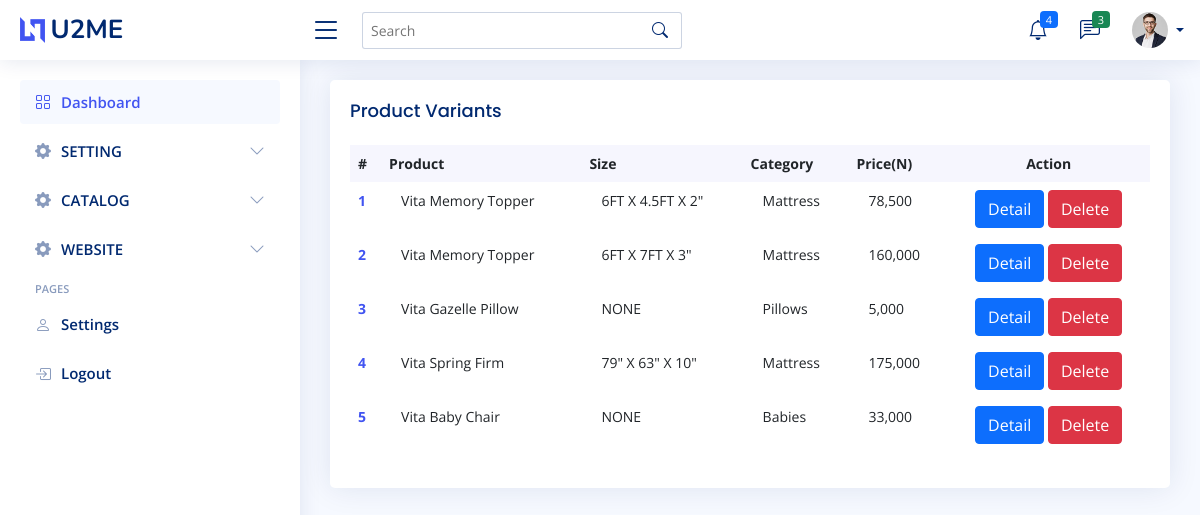
The page /catalog/product/variant/index on the database its author committed.
### catalog/models.py (models this page shows, shortened)
class ProductVariantModel(models.Model):
    product = models.ForeignKey(ProductModel, on_delete=models.CASCADE, related_name='variant')
    size = models.ForeignKey(ProductSizeModel, on_delete=models.CASCADE, null=True, blank=True)
    price = models.FloatField()
    main_view = models.FileField(upload_to='images/product_variant', blank=True, null=True)
    side_view = models.FileField(upload_to='images/product_variant', blank=True, null=True)
    top_view = models.FileField(upload_to='images/product_variant', blank=True, null=True)
    keys = models.CharField(max_length=200, null=True, blank=True)

class ProductModel(models.Model):
    name = models.CharField(max_length=200)
    category = models.ForeignKey(CategoryModel, on_delete=models.CASCADE)
    description = models.TextField()
    image = models.FileField(upload_to='images/product')
    keys = models.CharField(max_length=200, null=True, blank=True)

class ProductSizeModel(models.Model):
    size = models.CharField(max_length=100)
    def __str__(self):
        return self.size.upper()

class CategoryModel(models.Model):
    title = models.CharField(max_length=200)
    description = models.TextField()
    image = models.FileField(upload_to='images/category')

### catalog/views.py (the view)
# urls.py: path('product/variant/index', ProductVariantListView.as_view(), name='variant_index'),
class ProductVariantListView(ListView):
    model = ProductVariantModel
    fields = '__all__'
    template_name = 'catalog/product_variant/index.html'
    context_object_name = "variant_list"
    def get_context_data(self, **kwargs):
        context = super().get_context_data(**kwargs)
        context['form'] = ProductVariantForm
        return context

### home/context_processors.py (called while the page is built)
def layout_variable(request):
    site_info = SiteSetupModel.objects.first()
    category_list = CategoryModel.objects.all()
    return {'site_info': site_info,
            'five_cate_list': category_list[:5],
            'full_cate_list': category_list
        }

### catalog/templates/catalog/product_variant/index.html (shortened to what this page needs)
{% extends 'site_admin/layout.html' %}
{% load static %}
{% load humanize %}
{% block 'main' %}
<div class="col-12">
    <div class="card recent-sales overflow-auto">
        <div class="card-body">
            <h5 class="card-title">Product Variants</h5>
            <table class="table table-borderless datatable">
                <thead>
                <tr>
                    <th scope="col">#</th>
                    <th scope="col">Product</th>
                    <th scope="col">Size</th>
                    <th scope="col">Category</th>
                    <th scope="col">Price(N)</th>
                    <th scope="col" class="text-center">Action</th>
                </tr>
                </thead>
                <tbody>
                {% if variant_list %}
                {% for variant in variant_list %}
                <tr>
                    <th scope="row"><a href="#">{{ forloop.counter }}</a></th>
                    <td style="padding-left:20px">{{ variant.product.name|capfirst }}</td>
                    <td style="padding-left:20px">{{ variant.size|upper }}</td>
                    <td style="padding-left:20px">{{ variant.product.category.title|capfirst }}</td>
                    <td style="padding-left:20px">{{ variant.price|floatformat|intcomma}}</td>
                    <td class="text-center">
                        <a href="{% url 'variant_detail' variant.id %}" class="btn btn-primary">Detail</a>
                        <a href="{% url 'variant_delete' variant.id %}" class="btn btn-danger">Delete</a>
                    </td>
                </tr>
                {% endfor %}
                {% else %}
                    <tr><td colspan="10"><h3 class="text-center">No Available Product</h3></td></tr>
                {% endif %}
                </tbody>
            </table>
        </div>
    </div>
</div>
{% endblock %}

### site_admin/static/styles/style.css (style rules this page uses)
:root { scroll-behavior: smooth; }
body { font-family: "Open Sans", sans-serif; background: #f6f9ff; color: #444444; }
a { color: #4154f1; text-decoration: none; }
h1, h2, h3, h4, h5, h6 { font-family: "Nunito", sans-serif; }
.card { margin-bottom: 30px; border: none; border-radius: 5px; box-shadow: 0px 0 30px rgba(1, 41, 112, 0.1); }
.card-title { padding: 20px 0 15px 0; font-size: 18px; font-weight: 500; color: #012970; font-family: "Poppins", sans-serif; }
.card-body { padding: 0 20px 20px 20px; }
.dashboard .recent-sales { font-size: 14px; }
.dashboard .recent-sales .table thead { background: #f6f6fe; }
.dashboard .recent-sales .table thead th { border: 0; }

### rows shown on the page
ProductVariantModel: product.name "Vita Memory Topper", size "6FT X 4.5FT X 2\"", product.category "Mattress", price "78,500"
ProductVariantModel: product.name "Vita Memory Topper", size "6FT X 7FT X 3\"", product.category "Mattress", price "160,000"
ProductVariantModel: product.name "Vita Gazelle Pillow", size "NONE", product.category "Pillows", price "5,000"
ProductVariantModel: product.name "Vita Spring Firm", size "79\" X 63\" X 10\"", product.category "Mattress", price "175,000"
ProductVariantModel: product.name "Vita Baby Chair", size "NONE", product.category "Babies", price "33,000"
